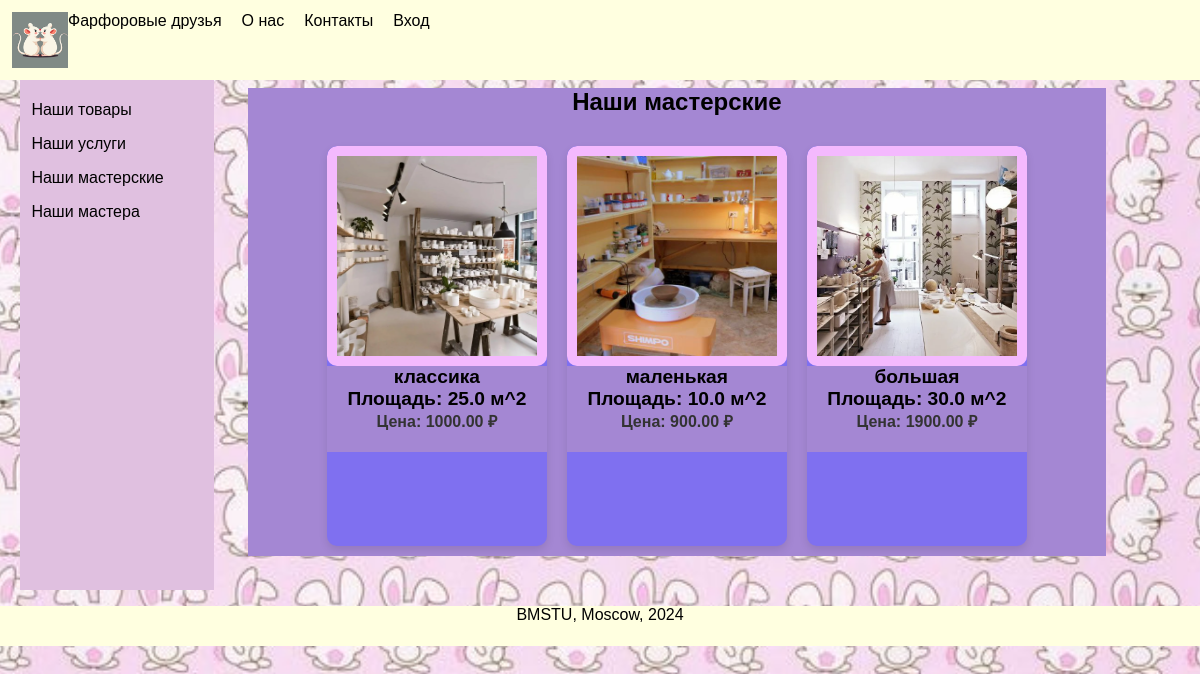
The page /our_workshops/ on the database its author committed.
### nirs_app/models.py (models this page shows, shortened)
class Workshop(models.Model):
    photo = models.ImageField(upload_to="images/workshops", default="images/no_photo.png")
    name = models.CharField(max_length=255, unique=True)
    price = models.DecimalField(max_digits=10, decimal_places=2)
    description = models.TextField()
    capacity = models.IntegerField()
    area = models.DecimalField(max_digits=10, decimal_places=1)
    def get_photo_url(self):
        if self.photo:
            return f"{settings.STATIC_URL}{self.photo}"
        return f"{settings.STATIC_URL}images/workshops/no_photo.png"

### nirs_app/views.py (the view)
# urls.py: path("our_workshops/", views.workshops_view, name='workshops'),
def workshops_view(request):
    workshops = Workshop.objects.all()
    return render(request, 'user_views/workshops.html', {'workshops': workshops })

### nirs_app/context_processors.py (called while the page is built)
def user_role(request):
    if request.user.is_authenticated:
        user = request.user
        role = get_user_role(user)
        return {'role': role}
    return {}

### nirs_app/templates/user_views/workshops.html
{% extends "index.html" %}
{% block content %}
    <div class="carousel-container products-page">
        <h2>Наши мастерские</h2>
        <div class="carousel-wrapper carousel-wrapper-product">
            <div class="carousel carousel-product" style="transform: translateX(0px)">
                {% for workshop in workshops %}
                <div class="carousel-item">
                        <a href="{% url 'workshop_detail' workshop.id %}" class="carousel-item-link">
                            <div class="product-image-wrapper">
                                <img src="{{ workshop.get_photo_url }}" alt="{{ workshop.name }}" class="product-image" />
                            </div>
                                <div class="product-info">
                                    <h3>{{ workshop.name }}</h3>
                                    <h3>Площадь: {{ workshop.area }} м^2</h3>
                                    <p class="price">Цена: {{ workshop.price }} ₽</p>
                                </div>
                        </a>
                        </div>
                {% endfor %}
            </div>
        </div>
    </div>
{% endblock content %}

### nirs_app/static/css/styles.css (style rules this page uses)
body { background-size: cover; background-repeat: repeat-y; background-position: center; height: 100vh; margin: 0; font-family: sans-serif; box-sizing: border-box; }
.carousel-container { background-color: #a487d3; width: auto; margin: auto; position: relative; }
.carousel-container h2 { text-align: center; margin-bottom: 20px; }
.carousel-wrapper { display: flex; align-items: center; position: relative; overflow: hidden; }
.carousel { display: flex; transition: transform 0.5s ease-in-out; padding: 0; padding-left: 8%; }
.carousel-item-link { text-decoration: none; color: inherit; display: block; }
.carousel-item { flex: 0 0 300px; margin: 10px; height: 400px; overflow: hidden; border-radius: 10px; background-color: #7f70f0; box-shadow: 0 4px 8px rgba(0, 0, 0, 0.1); box-sizing: border-box; transition: transform 0.2s ease-in-out; display: flex; flex-direction: column; align-items: center; }
.product-image-wrapper { overflow: hidden; }
.product-image { width: 200px; height: 200px; object-fit: cover; background-color: #f4b9fe; padding: 10px; border-radius: 10px; display: block; }
.product-info { text-align: center; height: 30%; width: 100%; background-color: #a487d3; }
.product-info h3 { margin: 0; font-size: 1.2em; }
.price { font-size: 1em; color: #333; font-weight: bold; margin: 0; }
.products-page .carousel-wrapper { justify-content: center; }
.products-page .carousel { padding-left: 0; justify-content: center; flex-wrap: wrap; }
.products-page .carousel-item { flex: 0 0 calc(33.333% - 20px); margin: 10px; }

### rows shown on the page
Workshop: get_photo_url (picture), name "классика", area "25.0", price "1000.00"
Workshop: get_photo_url (picture), name "маленькая", area "10.0", price "900.00"
Workshop: get_photo_url (picture), name "большая", area "30.0", price "1900.00"
